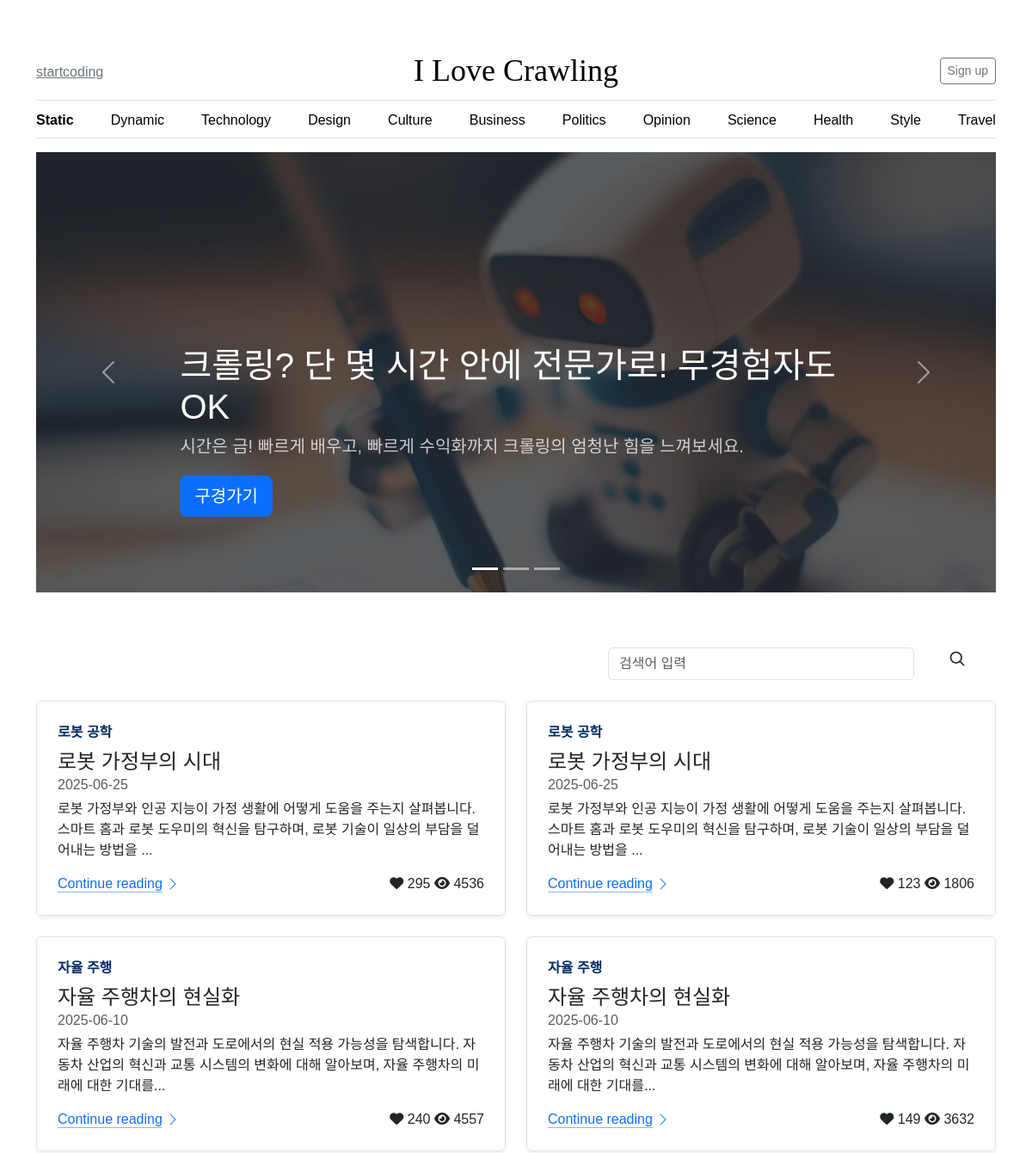
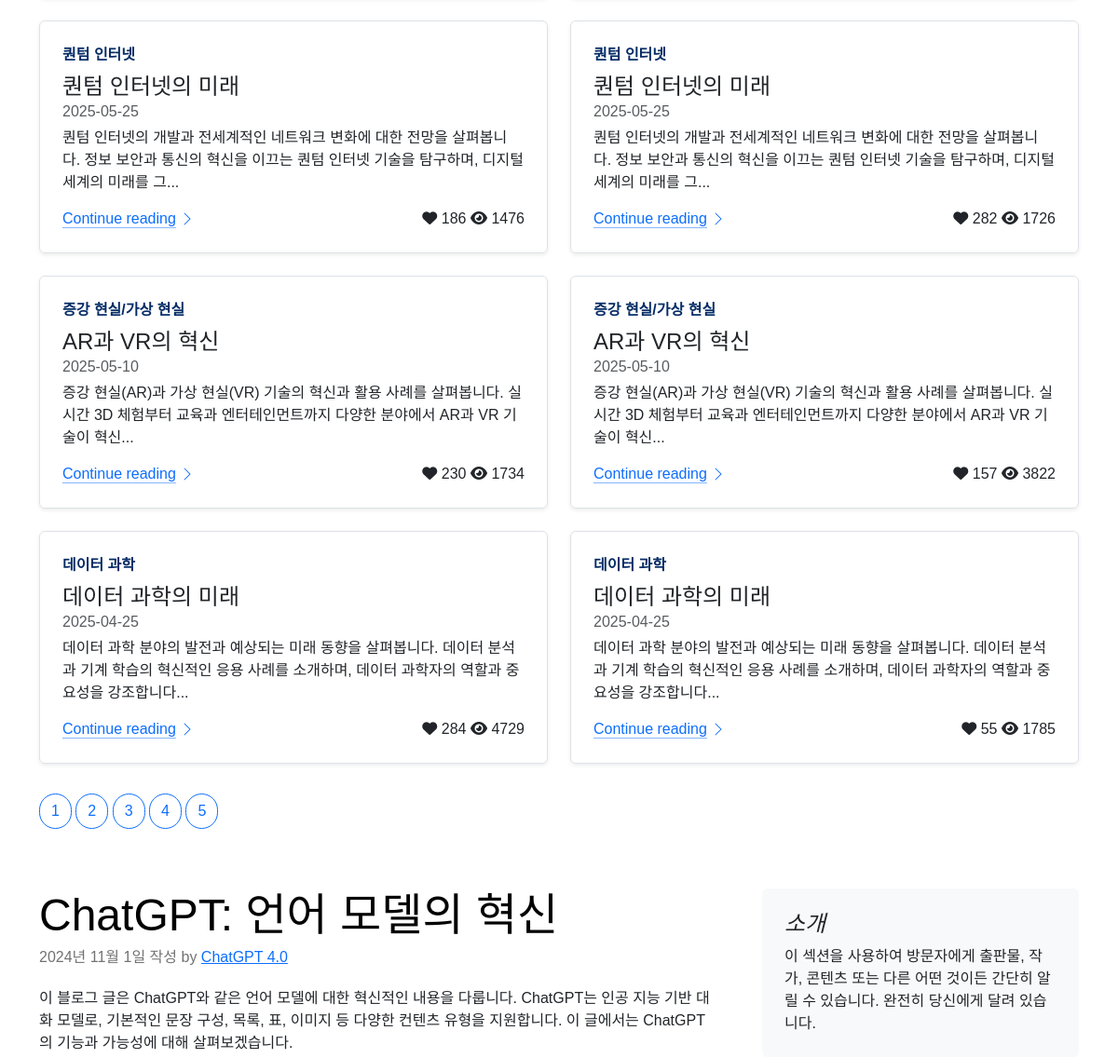
Before: / (upper part) with the older database file (2 pictures, top to bottom).
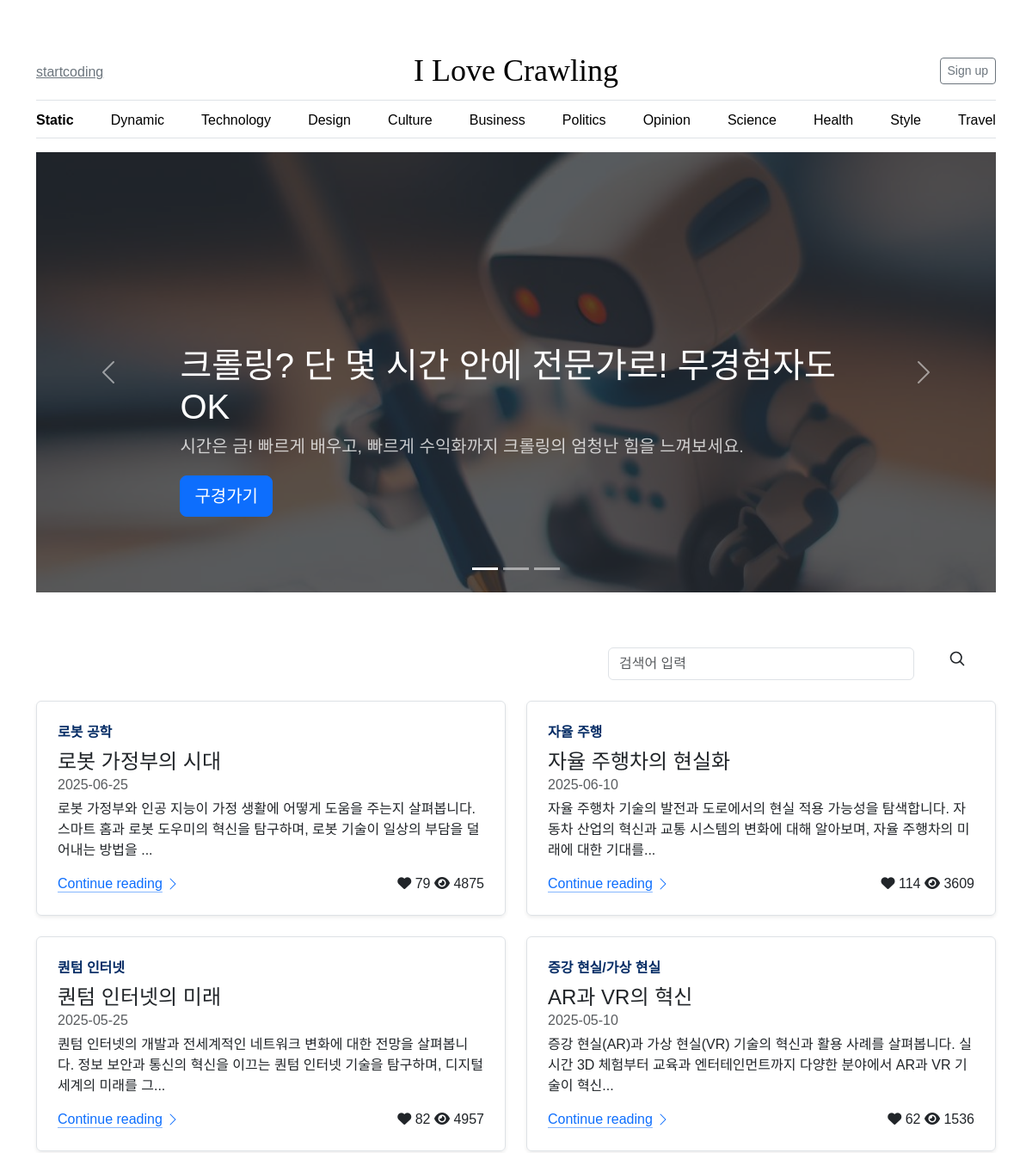
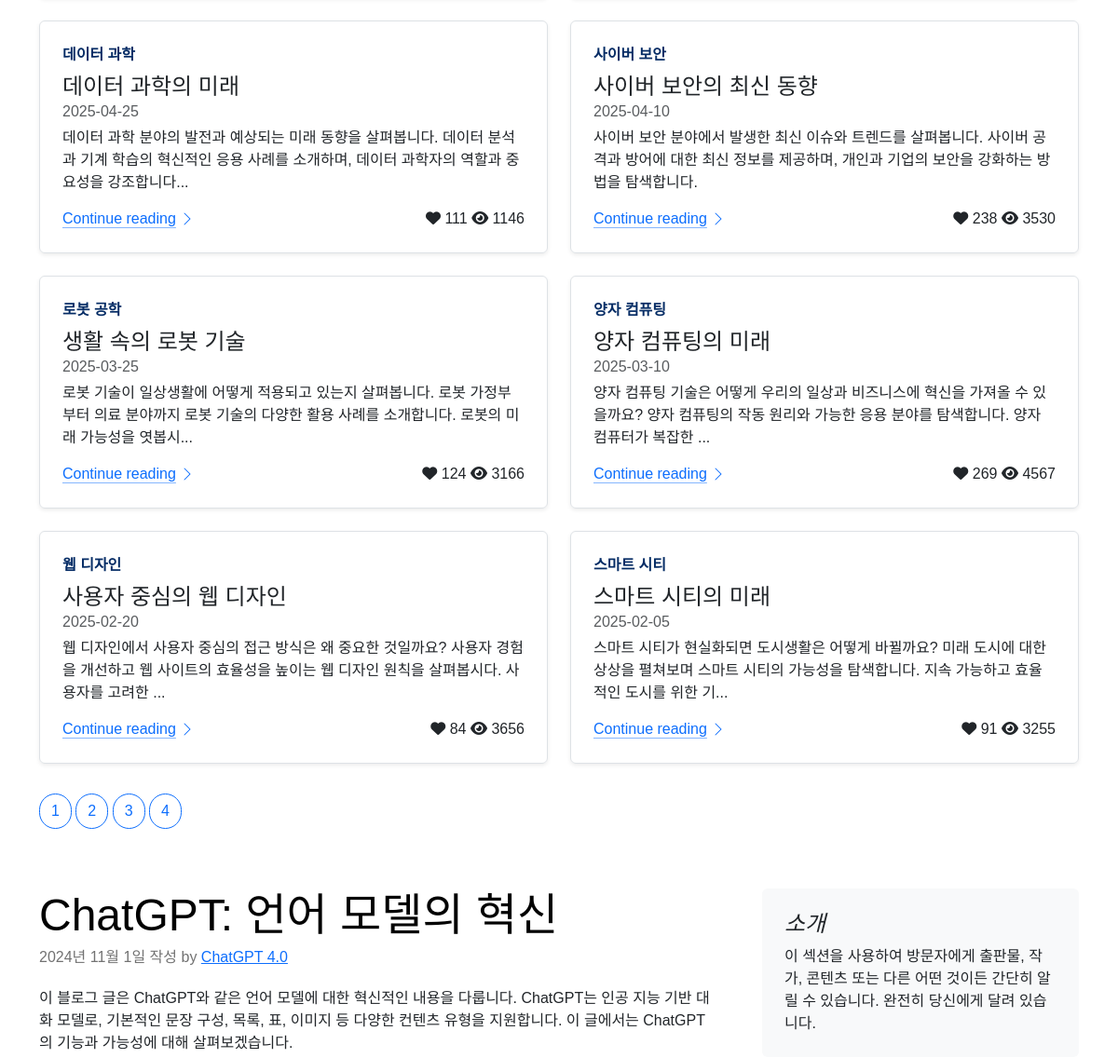
After: the same page with the newer database file (2 pictures, top to bottom).
### tables this page shows
CREATE TABLE blog (
                  id INTEGER PRIMARY KEY AUTOINCREMENT,
                  category TEXT,
                  title TEXT,
                  date TEXT,
                  summary TEXT,
                  views INTEGER,
                  likes INTEGER);

### flask_app.py (the view)
@app.route('/', methods=['GET'])
def index():
    conn = sqlite3.connect(db_path)
    cursor = conn.cursor()
    page = int(request.args.get('page', 1))
    items_per_page = 10
    offset = (page - 1) * items_per_page
    search_term = request.args.get('keyword', "")
    cursor.execute("SELECT COUNT(*) FROM blog WHERE title LIKE ? OR summary LIKE ?",
                   ('%' + search_term + '%', '%' + search_term + '%'))
    total_results = cursor.fetchone()[0]
    total_pages = (total_results + items_per_page - 1) // items_per_page
    cursor.execute("SELECT * FROM blog WHERE title LIKE ? OR summary LIKE ? ORDER BY date DESC LIMIT ? OFFSET ?",
                   ('%' + search_term + '%', '%' + search_term + '%', items_per_page, offset))
    blog_data = cursor.fetchall()
    conn.close()
    return render_template('index.html', blog_data=blog_data, current_page=page, total_pages=total_pages, keyword=search_term)

### templates/index.html (shortened to what this page needs)
<!doctype html>
<html lang="en" data-bs-theme="auto">
<head>
  <link rel="stylesheet" href="https://cdnjs.cloudflare.com/ajax/libs/font-awesome/6.4.2/css/all.min.css"
 />
  <link rel="stylesheet" href="https://cdn.jsdelivr.net/npm/@docsearch/css@3">
  <link href="../static/assets/dist/css/bootstrap.min.css" rel="stylesheet">
  <link href="../static/style.css" rel="stylesheet">
</head>
<body>
  <div class="container">
    <header class="border-bottom lh-1 py-3">
      <div class="row flex-nowrap justify-content-between align-items-center">
        <div class="col-4 pt-1">
          <a class="link-secondary" href="#">startcoding</a>
        </div>
        <div class="col-4 text-center">
          <a class="blog-header-logo text-body-emphasis text-decoration-none" href="#">I Love Crawling</a>
        </div>
        <div class="col-4 d-flex justify-content-end align-items-center">
          <a class="btn btn-sm btn-outline-secondary" href="#">Sign up</a>
        </div>
      </div>
    </header>
    <div class="nav-scroller py-1 mb-3 border-bottom">
      <nav class="nav nav-underline justify-content-between">
        <a class="nav-item nav-link link-body-emphasis active" href="/">Static</a>
        <a class="nav-item nav-link link-body-emphasis" href="/dynamic">Dynamic</a>
        <a class="nav-item nav-link link-body-emphasis" href="#">Technology</a>
        <a class="nav-item nav-link link-body-emphasis" href="#">Design</a>
        <a class="nav-item nav-link link-body-emphasis" href="#">Culture</a>
        <a class="nav-item nav-link link-body-emphasis" href="#">Business</a>
        <a class="nav-item nav-link link-body-emphasis" href="#">Politics</a>
        <a class="nav-item nav-link link-body-emphasis" href="#">Opinion</a>
        <a class="nav-item nav-link link-body-emphasis" href="#">Science</a>
        <a class="nav-item nav-link link-body-emphasis" href="#">Health</a>
        <a class="nav-item nav-link link-body-emphasis" href="#">Style</a>
        <a class="nav-item nav-link link-body-emphasis" href="#">Travel</a>
      </nav>
    </div>
  </div>
  <main class="container">
    <div id="myCarousel" class="carousel slide mb-6" data-bs-ride="carousel">
      <div class="carousel-indicators">
        <button type="button" data-bs-target="#myCarousel" data-bs-slide-to="0" class="active" aria-current="true"
          aria-label="Slide 1"></button>
        <button type="button" data-bs-target="#myCarousel" data-bs-slide-to="1" aria-label="Slide 2"></button>
        <button type="button" data-bs-target="#myCarousel" data-bs-slide-to="2" aria-label="Slide 3"></button>
      </div>
      <div class="carousel-inner">
        <div class="carousel-item active">
          <svg class="bd-placeholder-img" width="100%" height="100%" xmlns="http://www.w3.org/2000/svg"
            aria-hidden="true" preserveAspectRatio="xMidYMid slice" focusable="false">
            <rect width="100%" height="100%" fill="var(--bs-secondary-color)" />
          </svg>
          <div class="container">
            <div class="carousel-caption text-start">
              <h1>크롤링? 단 몇 시간 안에 전문가로! 무경험자도 OK </h1>
              <p class="opacity-75">시간은 금! 빠르게 배우고, 빠르게 수익화까지 크롤링의 엄청난 힘을 느껴보세요.</p>
              <p><a class="btn btn-lg btn-primary" href="https://www.inflearn.com/course/%ED%8C%8C%EC%9D%B4%EC%8D%AC-%ED%81%AC%EB%A1%A4%EB%A7%81-%EC%8B%A4%EC%A0%84#reviews" target="_blank">구경가기</a></p>
            </div>
          </div>
        </div>
      </div>
      <button class="carousel-control-prev" type="button" data-bs-target="#myCarousel" data-bs-slide="prev">
        <span class="carousel-control-prev-icon" aria-hidden="true"></span>
      </button>
      <button class="carousel-control-next" type="button" data-bs-target="#myCarousel" data-bs-slide="next">
        <span class="carousel-control-next-icon" aria-hidden="true"></span>
      </button>
    </div>
    <form action="/" method="get">
      <div class="search row mb-4">
        <div class="col-md-4">
          <input class="form-control" type="text" name="keyword" placeholder="검색어 입력">
        </div>
        <div class="col-md-1">
          <svg xmlns="http://www.w3.org/2000/svg" width="20" height="20" fill="none" stroke="currentColor"
            stroke-linecap="round" stroke-linejoin="round" stroke-width="2" class="mx-3" role="img" viewBox="0 0 24 24">
            <title>Search</title>
            <circle cx="10.5" cy="10.5" r="7.5" />
            <path d="M21 21l-5.2-5.2" />
          </svg>
        </div>
      </div>
    </form>
    <div class="row mb-2">
      {% for post in blog_data %}
      <div class="blog-card col-md-6">
        <div class="row g-0 border rounded overflow-hidden flex-md-row mb-4 shadow-sm h-md-250 position-relative">
          <div class="col p-4 d-flex flex-column">
            <strong class="d-inline-block mb-2 text-primary-emphasis">{{ post[1]}}</strong>
            <h4>{{ post[2] }}</h4>
            <div class="blog-date">{{ post[3] }}</div>
            <p class="card-text mb-auto">
              {% if post[4]|length > 90 %}
              {{ post[4][:90] }}...
              {% else %}
              {{ post[4] }}
              {% endif %}
            </p>
            <div class="wrapper">
              <a href="#" class="icon-link gap-1 icon-link-hover">
                Continue reading
                <svg class="bi">
                  <use xlink:href="#chevron-right" />
                </svg>
              </a>
              <div class="post-number">
                <i class="fa-solid fa-heart"></i> <span> {{ post[6] }} </span> <i class="fa-solid fa-eye fa-beat"></i>
                <span>{{ post[5] }}</span>
              </div>
            </div>
          </div>
        </div>
      </div>
      {% endfor %}
    </div>
    <nav class="blog-pagination" aria-label="Pagination">
      {% for i in range(1, total_pages + 1) %}
      <a class="btn btn-outline-primary rounded-pill" href="/?page={{ i }}&keyword={{ keyword }}">{{ i }}</a>
      {% endfor %}
    </nav>
    <div class="row g-5">
      <div class="col-md-8">
        <article class="blog-post">
          <h2 class="display-5 link-body-emphasis mb-1">ChatGPT: 언어 모델의 혁신</h2>
          <p class="blog-post-meta">2024년 11월 1일 작성 by <a href="#">ChatGPT 4.0</a></p>
          <p>이 블로그 글은 ChatGPT와 같은 언어 모델에 대한 혁신적인 내용을 다룹니다. ChatGPT는 인공 지능 기반 대화 모델로, 기본적인 문장 구성, 목록, 표, 이미지 등 다양한 컨텐츠
            유형을 지원합니다. 이 글에서는 ChatGPT의 기능과 가능성에 대해 살펴보겠습니다.</p>
        </article>
      </div>
      <div class="col-md-4">
        <div class="position-sticky" style="top: 2rem;">
            <div class="p-4 mb-3 bg-body-tertiary rounded">
                <h4 class="fst-italic">소개</h4>
                <p class="mb-0">이 섹션을 사용하여 방문자에게 출판물, 작가, 콘텐츠 또는 다른 어떤 것이든 간단히 알릴 수 있습니다. 완전히 당신에게 달려 있습니다.</p>
            </div>
        </div>
    </div>
  </main>
</body>
</html>

### static/style.css (style rules this page uses)
* { font-family: 'Noto Sans KR', sans-serif; }
.blog-header-logo { font-family: "Playfair Display", Georgia, "Times New Roman", serif; font-size: 2.25rem; }
@media (min-width: 768px) { .h-md-250 { height: 250px; } }
#myCarousel { background-image: url(../static/assets/imgs/robot1.jpg); background-size: cover; background-position: center center; }
body { padding-top: 3rem; padding-bottom: 3rem; color: rgb(var(--bs-tertiary-color-rgb)); }
.carousel { margin-bottom: 4rem; }
.carousel-caption { bottom: 3rem; z-index: 10; }
.carousel-item { height: 32rem; }
@media (min-width: 40em) { .carousel-caption p { margin-bottom: 1.25rem; font-size: 1.25rem; line-height: 1.4; } }
.search { display: flex; justify-content: flex-end; }
.col > h4 { margin-bottom: 0; }
.blog-post { margin-bottom: 4rem; }
.blog-post-meta { margin-bottom: 1.25rem; color: #727272; }
.blog-date { --bs-text-opacity: 1; color: var(--bs-secondary-color)!important; margin-bottom: 0.25rem; }
.wrapper { position: relative; }
.post-number { display: inline-block; position: absolute; bottom: 0; right: 0; }
.blog-pagination { margin-bottom: 4rem; }

### templates/index.html (style rules this page uses)
.bd-placeholder-img { font-size: 1.125rem; text-anchor: middle; -webkit-user-select: none; -moz-user-select: none; user-select: none; }
.bi { vertical-align: -.125em; fill: currentColor; }
.nav-scroller { position: relative; z-index: 2; height: 2.75rem; overflow-y: hidden; }
.nav-scroller .nav { display: flex; flex-wrap: nowrap; padding-bottom: 1rem; margin-top: -1px; overflow-x: auto; text-align: center; white-space: nowrap; -webkit-overflow-scrolling: touch; }

Changed rows visible on the page:
removed blog: category "로봇 공학", title "로봇 가정부의 시대", date "2025-06-25", summary "로봇 가정부와 인공 지능이 가정 생활에 어떻게 도움을 주는지 살펴봅니다. 스마트 홈과 로봇 도우미의 혁신을 탐구하며, 로봇 기술이 일상의 부담을 덜어내는 방법을", likes "123", views "1806"
removed blog: category "자율 주행", title "자율 주행차의 현실화", date "2025-06-10", summary "자율 주행차 기술의 발전과 도로에서의 현실 적용 가능성을 탐색합니다. 자동차 산업의 혁신과 교통 시스템의 변화에 대해 알아보며, 자율 주행차의 미래에 대한 기대를", likes "149", views "3632"
removed blog: category "퀀텀 인터넷", title "퀀텀 인터넷의 미래", date "2025-05-25", summary "퀀텀 인터넷의 개발과 전세계적인 네트워크 변화에 대한 전망을 살펴봅니다. 정보 보안과 통신의 혁신을 이끄는 퀀텀 인터넷 기술을 탐구하며, 디지털 세계의 미래를 그", likes "282", views "1726"
removed blog: category "증강 현실/가상 현실", title "AR과 VR의 혁신", date "2025-05-10", summary "증강 현실(AR)과 가상 현실(VR) 기술의 혁신과 활용 사례를 살펴봅니다. 실시간 3D 체험부터 교육과 엔터테인먼트까지 다양한 분야에서 AR과 VR 기술이 혁신", likes "157", views "3822"
removed blog: category "데이터 과학", title "데이터 과학의 미래", date "2025-04-25", summary "데이터 과학 분야의 발전과 예상되는 미래 동향을 살펴봅니다. 데이터 분석과 기계 학습의 혁신적인 응용 사례를 소개하며, 데이터 과학자의 역할과 중요성을 강조합니다", likes "55", views "1785"
changed blog "로봇 가정부의 시대": likes "295" → "79"; views "4536" → "4875"
changed blog "자율 주행차의 현실화": likes "240" → "114"; views "4557" → "3609"
changed blog "퀀텀 인터넷의 미래": likes "186" → "82"; views "1476" → "4957"
changed blog "AR과 VR의 혁신": likes "230" → "62"; views "1734" → "1536"
changed blog "데이터 과학의 미래": likes "284" → "111"; views "4729" → "1146"
now on this page (row edited): blog: category "사이버 보안", title "사이버 보안의 최신 동향", date "2025-04-10", summary "사이버 보안 분야에서 발생한 최신 이슈와 트렌드를 살펴봅니다. 사이버 공격과 방어에 대한 최신 정보를 제공하며, 개인과 기업의 보안을 강화하는 방법을 탐색합니다.", likes "238", views "3530"
now on this page (row edited): blog: category "로봇 공학", title "생활 속의 로봇 기술", date "2025-03-25", summary "로봇 기술이 일상생활에 어떻게 적용되고 있는지 살펴봅니다. 로봇 가정부부터 의료 분야까지 로봇 기술의 다양한 활용 사례를 소개합니다. 로봇의 미래 가능성을 엿봅시", likes "124", views "3166"
now on this page (row edited): blog: category "양자 컴퓨팅", title "양자 컴퓨팅의 미래", date "2025-03-10", summary "양자 컴퓨팅 기술은 어떻게 우리의 일상과 비즈니스에 혁신을 가져올 수 있을까요? 양자 컴퓨팅의 작동 원리와 가능한 응용 분야를 탐색합니다. 양자 컴퓨터가 복잡한", likes "269", views "4567"
now on this page (row edited): blog: category "웹 디자인", title "사용자 중심의 웹 디자인", date "2025-02-20", summary "웹 디자인에서 사용자 중심의 접근 방식은 왜 중요한 것일까요? 사용자 경험을 개선하고 웹 사이트의 효율성을 높이는 웹 디자인 원칙을 살펴봅시다. 사용자를 고려한", likes "84", views "3656"
now on this page (row edited): blog: category "스마트 시티", title "스마트 시티의 미래", date "2025-02-05", summary "스마트 시티가 현실화되면 도시생활은 어떻게 바뀔까요? 미래 도시에 대한 상상을 펼쳐보며 스마트 시티의 가능성을 탐색합니다. 지속 가능하고 효율적인 도시를 위한 기", likes "91", views "3255"
Other visible differences:
list line gone: "5"
